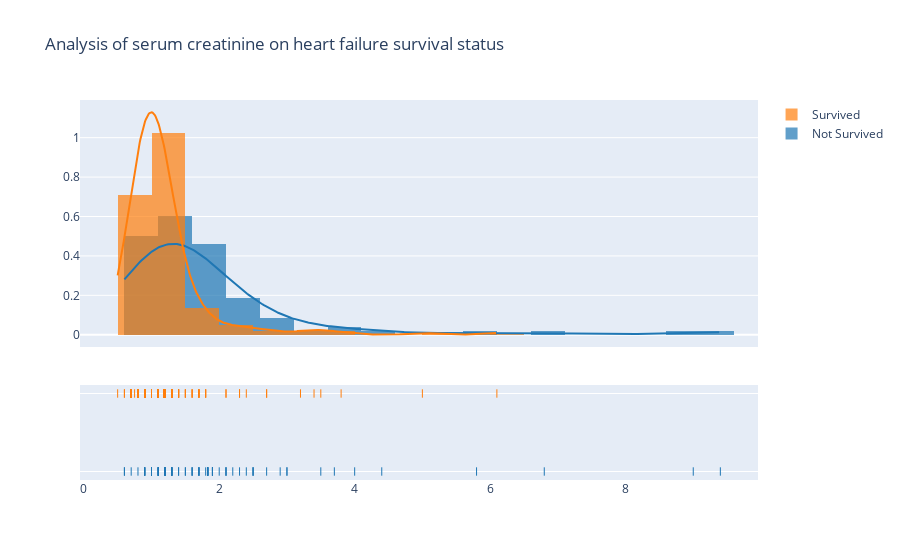

The code cell stored with this chart in its notebook:
### Code cell
# distplot
dead_sc = df[df['DEATH_EVENT'] == 1]['serum_creatinine']
alive_sc = df[df['DEATH_EVENT'] == 0]['serum_creatinine']
hist_data4 = [dead_sc, alive_sc]
labels = ['Not Survived', 'Survived']

fig = ff.create_distplot(hist_data4, group_labels = labels, bin_size = 0.5)
fig.update_layout(title_text = 'Analysis of serum creatinine on heart failure survival status')
fig.show()

### Figure 1 — Plotly figure (JSON) as saved in the notebook; plotly's stock layout.template omitted (floating-point values rounded to 4 significant figures; data arrays with more than 128 entries replaced by an {"elided": "..."} marker saying what was removed)
{"data": [{"autobinx": false, "histnorm": "probability density", "legendgroup": "Not Survived", "marker": {"color": "rgb(31, 119, 180)"}, "name": "Not Survived", "opacity": 0.7, "type": "histogram", "x": [1.9, 1.1, 1.3, 1.9, 2.7, 2.1, 1.2, 1.1, 1.5, 9.4, 4, 0.9, 1.1, 1.1, 1.3, 0.9, 0.8, 1, 1.9, 1.6, 0.9, 1.83, 1.9, 1, 1.3, 5.8, 1.2, 1.83, 3, 1, 1, 3.5, 1, 1, 3, 1.83, 1.2, 1.2, 1.1, 1.9, 0.9, 0.6, 4.4, 1, 1, 1.4, 6.8, 1, 2.2, 2, 1.1, 1.3, 1, 2.3, 1, 2.9, 1.3, 1, 1.2, 1.83, 1, 1.2, 0.7, 2.5, 1, 1.7, 1.7, 1.2, 1.3, 1.83, 3.7, 2.1, 1.1, 1.7, 1.83, 2.5, 0.9, 1.1, 1.3, 2.4, 1, 1.2, 2.5, 1.2, 1.5, 0.6, 2.1, 1.6, 1.8, 1.6, 9, 1.83, 1.7, 1.1, 1.4, 1.83], "xaxis": "x", "xbins": {"end": 9.4, "size": 0.5, "start": 0.6}, "yaxis": "y"}, {"autobinx": false, "histnorm": "probability density", "legendgroup": "Survived", "marker": {"color": "rgb(255, 127, 14)"}, "name": "Survived", "opacity": 0.7, "type": "histogram", "x": {"elided": "203 float values"}, "xaxis": "x", "xbins": {"end": 6.1, "size": 0.5, "start": 0.5}, "yaxis": "y"}, {"legendgroup": "Not Survived", "marker": {"color": "rgb(31, 119, 180)"}, "mode": "lines", "name": "Not Survived", "showlegend": false, "type": "scatter", "x": {"elided": "500 float values"}, "xaxis": "x", "y": {"elided": "500 float values"}, "yaxis": "y"}, {"legendgroup": "Survived", "marker": {"color": "rgb(255, 127, 14)"}, "mode": "lines", "name": "Survived", "showlegend": false, "type": "scatter", "x": {"elided": "500 float values"}, "xaxis": "x", "y": {"elided": "500 float values"}, "yaxis": "y"}, {"legendgroup": "Not Survived", "marker": {"color": "rgb(31, 119, 180)", "symbol": "line-ns-open"}, "mode": "markers", "name": "Not Survived", "showlegend": false, "type": "scatter", "x": [1.9, 1.1, 1.3, 1.9, 2.7, 2.1, 1.2, 1.1, 1.5, 9.4, 4, 0.9, 1.1, 1.1, 1.3, 0.9, 0.8, 1, 1.9, 1.6, 0.9, 1.83, 1.9, 1, 1.3, 5.8, 1.2, 1.83, 3, 1, 1, 3.5, 1, 1, 3, 1.83, 1.2, 1.2, 1.1, 1.9, 0.9, 0.6, 4.4, 1, 1, 1.4, 6.8, 1, 2.2, 2, 1.1, 1.3, 1, 2.3, 1, 2.9, 1.3, 1, 1.2, 1.83, 1, 1.2, 0.7, 2.5, 1, 1.7, 1.7, 1.2, 1.3, 1.83, 3.7, 2.1, 1.1, 1.7, 1.83, 2.5, 0.9, 1.1, 1.3, 2.4, 1, 1.2, 2.5, 1.2, 1.5, 0.6, 2.1, 1.6, 1.8, 1.6, 9, 1.83, 1.7, 1.1, 1.4, 1.83], "xaxis": "x", "y": ["Not Survived", "Not Survived", "Not Survived", "Not Survived", "Not Survived", "Not Survived", "Not Survived", "Not Survived", "Not Survived", "Not Survived", "Not Survived", "Not Survived", "Not Survived", "Not Survived", "Not Survived", "Not Survived", "Not Survived", "Not Survived", "Not Survived", "Not Survived", "Not Survived", "Not Survived", "Not Survived", "Not Survived", "Not Survived", "Not Survived", "Not Survived", "Not Survived", "Not Survived", "Not Survived", "Not Survived", "Not Survived", "Not Survived", "Not Survived", "Not Survived", "Not Survived", "Not Survived", "Not Survived", "Not Survived", "Not Survived", "Not Survived", "Not Survived", "Not Survived", "Not Survived", "Not Survived", "Not Survived", "Not Survived", "Not Survived", "Not Survived", "Not Survived", "Not Survived", "Not Survived", "Not Survived", "Not Survived", "Not Survived", "Not Survived", "Not Survived", "Not Survived", "Not Survived", "Not Survived", "Not Survived", "Not Survived", "Not Survived", "Not Survived", "Not Survived", "Not Survived", "Not Survived", "Not Survived", "Not Survived", "Not Survived", "Not Survived", "Not Survived", "Not Survived", "Not Survived", "Not Survived", "Not Survived", "Not Survived", "Not Survived", "Not Survived", "Not Survived", "Not Survived", "Not Survived", "Not Survived", "Not Survived", "Not Survived", "Not Survived", "Not Survived", "Not Survived", "Not Survived", "Not Survived", "Not Survived", "Not Survived", "Not Survived", "Not Survived", "Not Survived", "Not Survived"], "yaxis": "y2"}, {"legendgroup": "Survived", "marker": {"color": "rgb(255, 127, 14)", "symbol": "line-ns-open"}, "mode": "markers", "name": "Survived", "showlegend": false, "type": "scatter", "x": {"elided": "203 float values"}, "xaxis": "x", "y": {"elided": "203 str values"}, "yaxis": "y2"}], "layout": {"barmode": "overlay", "hovermode": "closest", "legend": {"traceorder": "reversed"}, "title": {"text": "Analysis of serum creatinine on heart failure survival status"}, "xaxis": {"anchor": "y2", "domain": [0, 1], "zeroline": false}, "yaxis": {"anchor": "free", "domain": [0.35, 1], "position": 0}, "yaxis2": {"anchor": "x", "domain": [0, 0.25], "dtick": 1, "showticklabels": false}}}
